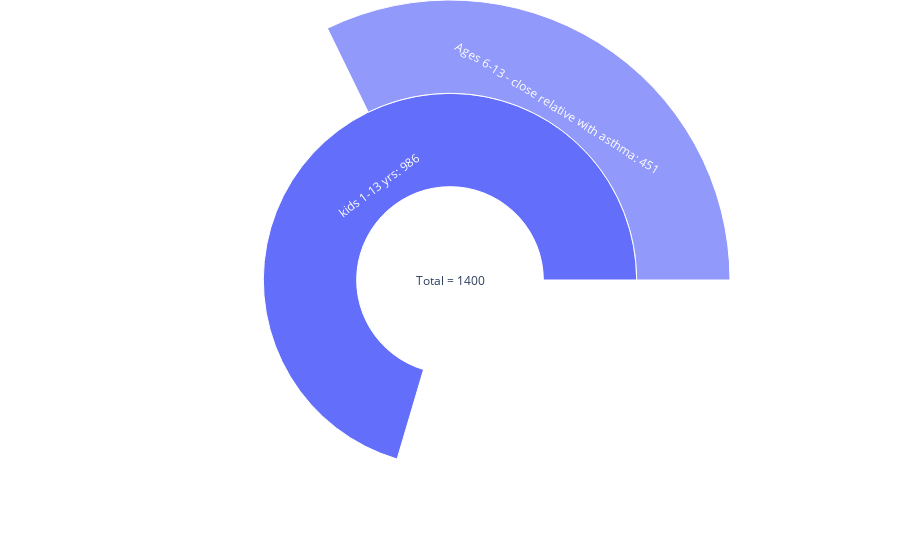

The cell this chart's notebook holds for it:
### Code cell
fig =go.Figure(go.Sunburst(
    labels=[ "Total = 1400", "kids 1-13 yrs: 986", "Ages 6-13 - close relative with asthma: 451"],
    parents=["",    "Total = 1400",  "kids 1-13 yrs: 986" ],
    values=[  1400,    986,  451],
    branchvalues="total",
))
fig.update_layout(margin = dict(t=0, l=0, r=0, b=0))

fig.show()

### Figure 1 — Plotly figure (JSON) as saved in the notebook; plotly's stock layout.template omitted (floating-point values rounded to 4 significant figures)
{"data": [{"branchvalues": "total", "labels": ["Total = 1400", "kids 1-13 yrs: 986", "Ages 6-13 - close relative with asthma: 451"], "parents": ["", "Total = 1400", "kids 1-13 yrs: 986"], "type": "sunburst", "values": [1400, 986, 451]}], "layout": {"margin": {"b": 0, "l": 0, "r": 0, "t": 0}}}
